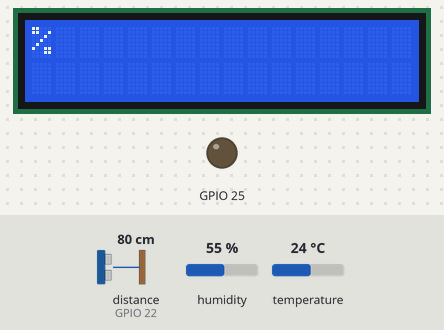
Recording of a sketch running on a simulated ESP32. Parts: 16×2 character LCD, output pins drawn as LEDs (lit = HIGH). The inputs (shaded band) are chosen by the test bench; at power-on: distance to the obstacle (sensor on GPIO 22) 80 cm, humidity 55 %, temperature 24 °C. The echo pulse lasts 58.3 µs per cm; WiFi joins after 1.5 s; servers stay silent unless stated; uploads are accepted with an empty reply; pins used as bus, display or sensor lines are not drawn; what the sketch prints to the serial monitor is not drawn.

Above: at 6.55 s.
At 9.32 s:
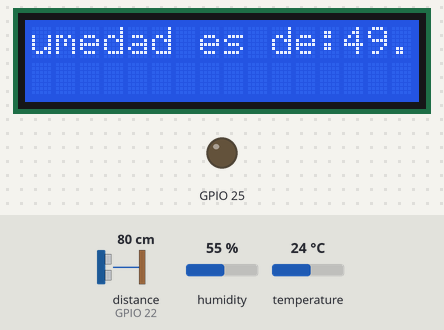
At 11.97 s:
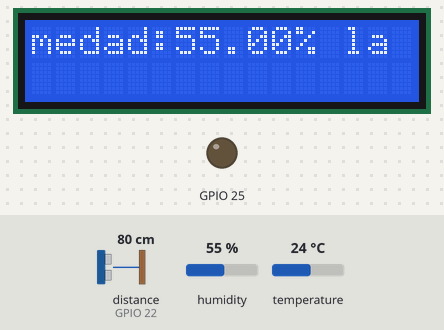
At 17.36 s:
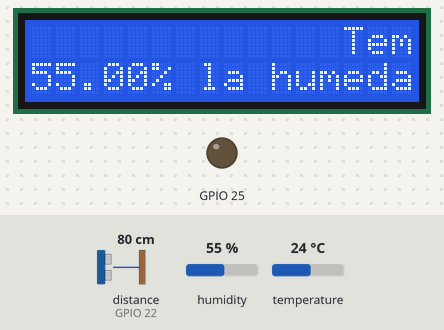
At 22.76 s:
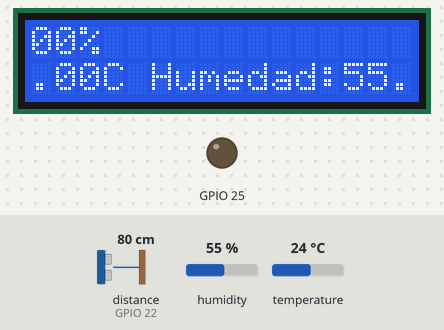
At 28.19 s:
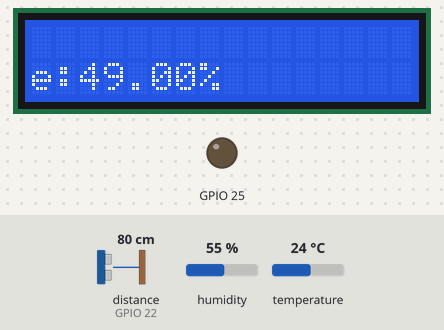

The sketch:

sketch_jul23a.ino
```cpp
#include <HTTPClient.h>
#include <WiFi.h>
#include <HTTPClient.h>
#include <ArduinoHttpClient.h>
#include <LiquidCrystal.h>
#include <WiFi.h>
#define COLS 16
#define ROWS 2
#define VELOCIDAD 150
#include "DHT.h"
#define DHTPIN 4
#define DHTTYPE DHT11
#define TRIG_PIN 5
#define ECHO_PIN 22
#define Bomba 2
#define SensorPin 26
float humFN;
int humF;
String total_hum;
String nivel,humsuelo;
float duration_us, distance_cm;

DHT dht(DHTPIN, DHTTYPE);
LiquidCrystal lcd(19, 23, 18, 17, 16, 15);

const char* ssid     = "EspWifi";
const char* password = "12345678";

void setup() {
  delay(10);
  Serial.begin(9600);
// Configuración
  pinMode(TRIG_PIN, OUTPUT);
  pinMode(35, INPUT);
  pinMode(25, OUTPUT);
  //pinMode(26, INPUT);
  pinMode(ECHO_PIN, INPUT);
  Serial.println(F("DHTxx test!"));
  lcd.begin(COLS, ROWS);
  dht.begin();
//wifi
  WiFi.begin(ssid, password);

  Serial.print("Conectando...");
  while (WiFi.status() != WL_CONNECTED) { //Check for the connection
    delay(500);
    Serial.print(".");
  }

  Serial.print("Conectado con éxito, mi IP es: ");
  Serial.println(WiFi.localIP());

}

void loop() {
  float dht111= dht1();
  float dht112= dht2();
  float hum_sue = hum_suelo();
  String niv = ultra();
  String texto_fila = ("Temperatura:"+String(dht112)+"C Humedad:"+String(dht111)+"% la humedad es de:"+String(hum_sue)+"% ");
  //String hum_su=hum_suelo();
  if(WiFi.status()== WL_CONNECTED){   //Check WiFi connection status

    HTTPClient http;
    String datos_a_enviar = "temp=" + String(dht112) + "&hum=" + String(dht111) + "&niv="+ String(niv)+ "&hum_su="+String(hum_sue);

    http.begin("http://192.168.43.43/esp-post.php");        //Indicamos el destino
    http.addHeader("Content-Type", "application/x-www-form-urlencoded"); //Preparamos el header text/plain si solo vamos a enviar texto plano sin un paradigma llave:valor.

    int codigo_respuesta = http.POST(datos_a_enviar);   //Enviamos el post pasándole, los datos que queremos enviar. (esta función nos devuelve un código que guardamos en un int)

    if(codigo_respuesta>0){
      Serial.println("Código HTTP ► " + String(codigo_respuesta));   //Print return code

      if(codigo_respuesta == 200){
        String cuerpo_respuesta = http.getString();
        Serial.println("El servidor respondió ▼ ");
        Serial.println(cuerpo_respuesta);

      }

    }else{

     Serial.print("Error enviando POST, código: ");
     Serial.println(codigo_respuesta);

    }

    http.end();  //libero recursos

  }else{

     Serial.println("Error en la conexión WIFI");

  }
  pantalla(texto_fila);
}

String ultra(){
    //ultrasonico
  digitalWrite(TRIG_PIN, HIGH);
  delayMicroseconds(10);
  digitalWrite(TRIG_PIN, LOW);

  // measure duration of pulse from ECHO pin
  duration_us = pulseIn(ECHO_PIN, HIGH);

  // calculate the distance
  distance_cm = 0.017 * duration_us;

  // print the value to Serial Monitor
  Serial.print("distance: ");
  Serial.print(distance_cm);
  Serial.println(" cm");
  int n=distance_cm;
    if (n >= 10){
    Serial.println("nivel de agua bajo");
    nivel = "nivel de agua bajo";
    }
    else if (n <9 && n >=5){
    Serial.println("nivel de agua medio");
    nivel = "nivel de agua medio";
    }
    else if (n < 4 && n >= 1){
    Serial.println("nivel de agua alto");
    nivel = "nivel de agua alto";
    }
  delay(500);
  //ultrasonico
  return nivel;
}

float dht2(){
   //DHT112
  delay(2000); //Es un sensor lento, por lo que hay que darle tiempo.

  float h = dht.readHumidity();
  float t = dht.readTemperature();

  if (isnan(h) || isnan(t)) {
  Serial.println(F("Failed to read from DHT sensor!"));
  }
  return t;
  //DHT112
}

float dht1(){
   //DHT11
  delay(2000); //Es un sensor lento, por lo que hay que darle tiempo.

  float h = dht.readHumidity();
  float t = dht.readTemperature();

  if (isnan(h) || isnan(t)) {
  Serial.println(F("Failed to read from DHT sensor!"));
  }

  Serial.print(F("Humedad: "));
  Serial.print(h);
  Serial.print(F("% Temperatura: "));
  Serial.print(t);
  Serial.println(F("°C"));
  return h;
  //DHT11
}

float hum_suelo(){
   //humedad de suelo
   humF = analogRead(35);
   Serial.println(humF);

      humFN = map(humF, 4095, 0, 0, 100);
      if (humFN > 100) {
          humFN = 100;
        }
      Serial.println(humFN);
  //humedad de suelo
  return humFN;
}

String pantalla(String texto_fila){
  //LCD
  // Obtenemos el tamaño del texto
  int tam_texto=texto_fila.length();

  // Mostramos entrada texto por la izquierda
  for(int i=tam_texto; i>0 ; i--)
  {
    String texto = texto_fila.substring(i-1);

    // Limpiamos pantalla
    lcd.clear();

    //Situamos el cursor
    lcd.setCursor(0, 0);

    // Escribimos el texto
    lcd.print(texto);

    // Esperamos
    delay(VELOCIDAD);
  }

  // Desplazamos el texto hacia la derecha
  for(int i=1; i<=16;i++)
  {
    // Limpiamos pantalla
    lcd.clear();

    //Situamos el cursor
    lcd.setCursor(i, 0);

    // Escribimos el texto
    lcd.print(texto_fila);

    // Esperamos
    delay(VELOCIDAD);
  }

  // Desplazamos el texto hacia la izquierda en la segunda fila
  for(int i=16;i>=1;i--)
  {
    // Limpiamos pantalla
    lcd.clear();

    //Situamos el cursor
    lcd.setCursor(i, 1);

    // Escribimos el texto
    lcd.print(texto_fila);

    // Esperamos
    delay(VELOCIDAD);
  }

  // Mostramos salida del texto por la izquierda
  for(int i=1; i<=tam_texto ; i++)
  {
    String texto = texto_fila.substring(i-1);

    // Limpiamos pantalla
    lcd.clear();

    //Situamos el cursor
    lcd.setCursor(0, 1);

    // Escribimos el texto
    lcd.print(texto);

    // Esperamos
    delay(VELOCIDAD);
  }
  //LCD
}
```
